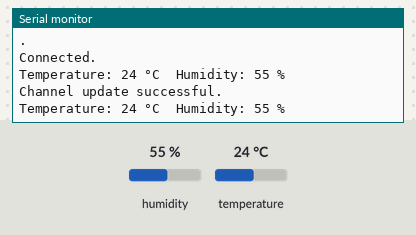
A sketch run on a simulated Arduino MKR. On the bench: the last lines printed to the serial monitor. The inputs (shaded band) are chosen by the test bench; at power-on: humidity 55 %, temperature 24 °C. WiFi joins after 1.5 s; servers stay silent unless stated; random numbers use the default seed unless the sketch sets one; not simulated (calls return 0 or success): secrets.h.

Above: at 14.1 s.
14.2 s: humidity set to 22 %
At 15.6 s:
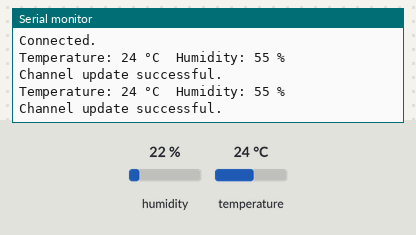
24.2 s: temperature set to 12 °C
At 30.1 s:
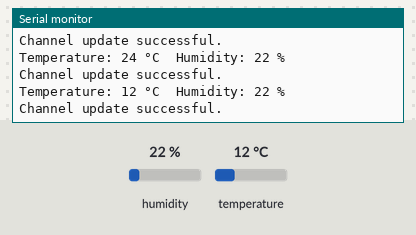
34.2 s: humidity set to 40 %
At 35.2 s:
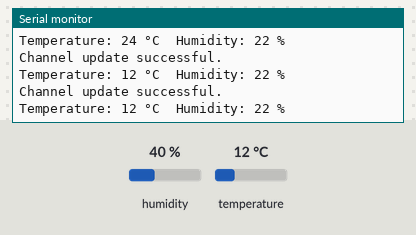
Timing chart, 0 to 37.2 s (numbered marks = the images above; inputs shaded):
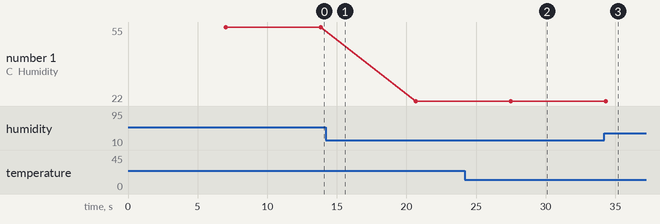

Measured:
- after the input at 24.2 s, the serial monitor: prints a new line after 3.3 s (image 2)
- plotted number 1: 55 → 22 after the input at 14.2 s, 22 → 40 after the input at 34.2 s

The sketch:

WriteMultipleFields.ino
```cpp
#include <WiFiNINA.h>
#include "secrets.h"
#include "ThingSpeak.h"
#include <DHT11.h>

DHT11 dht11(2);
char ssid[] = SECRET_SSID;   // your network SSID (name)
char pass[] = SECRET_PASS;   // your network password
int keyIndex = 0;            // your network key Index number (needed only for WEP)
WiFiClient  client;

unsigned long myChannelNumber = SECRET_CH_ID;
const char * myWriteAPIKey = SECRET_WRITE_APIKEY;

// Initialize our values
int number1 = 0;
int number2 = random(0,100);
int number3 = random(0,100);
int number4 = random(0,100);
String myStatus = "";

void setup() {
  Serial.begin(9600);
  while (!Serial) {
    ; // wait for serial port to connect. Needed for Leonardo native USB port only
  }

  ThingSpeak.begin(client);  // Initialize ThingSpeak
}

void loop() {

  // Connect or reconnect to WiFi
  if(WiFi.status() != WL_CONNECTED){
    Serial.print("Attempting to connect to SSID: ");
    Serial.println(SECRET_SSID);
    while(WiFi.status() != WL_CONNECTED){
      WiFi.begin(ssid, pass);  // Connect to WPA/WPA2 network. Change this line if using open or WEP network
      Serial.print(".");
      delay(5000);
    }
    Serial.println("\nConnected.");
  }

//program code
 int temperature = 0;
    int humidity = 0;

    // Attempt to read the temperature and humidity values from the DHT11 sensor.
    int result = dht11.readTemperatureHumidity(temperature, humidity);

    // Check the results of the readings.
    // If the reading is successful, print the temperature and humidity values.
    // If there are errors, print the appropriate error messages.
    if (result == 0) {
        Serial.print("Temperature: ");
        Serial.print(temperature);
        Serial.print(" °C\tHumidity: ");
        Serial.print(humidity);
        Serial.println(" %");
    } else {
        // Print error message based on the error code.
        Serial.println(DHT11::getErrorString(result));
    }
    delay(1000);

  // set the fields with the values
  ThingSpeak.setField(1, temperature);
  ThingSpeak.setField(2, humidity);
  ThingSpeak.setField(3, number3);
  ThingSpeak.setField(4, number4);

  // figure out the status message
  if(temperature > humidity){
    myStatus = String("temperature is greater than humidity");
  }
  else if(temperature < humidity){
    myStatus = String("field1 is less than field2");
  }
  else{
    myStatus = String("field1 equals field2");
  }

  // set the status
  ThingSpeak.setStatus(myStatus);

  // write to the ThingSpeak channel
  int x = ThingSpeak.writeFields(myChannelNumber, myWriteAPIKey);
  if(x == 200){
    Serial.println("Channel update successful.");
  }
  else{
    Serial.println("Problem updating channel. HTTP error code " + String(x));
  }

  // change the values
  number1++;
  if(temperature > 99){
    number1 = 0;
  }
  humidity = random(0,100);
  number3 = random(0,100);
  number4 = random(0,100);

  delay(5000); // Wait 5 seconds to update the channel again
}
```
